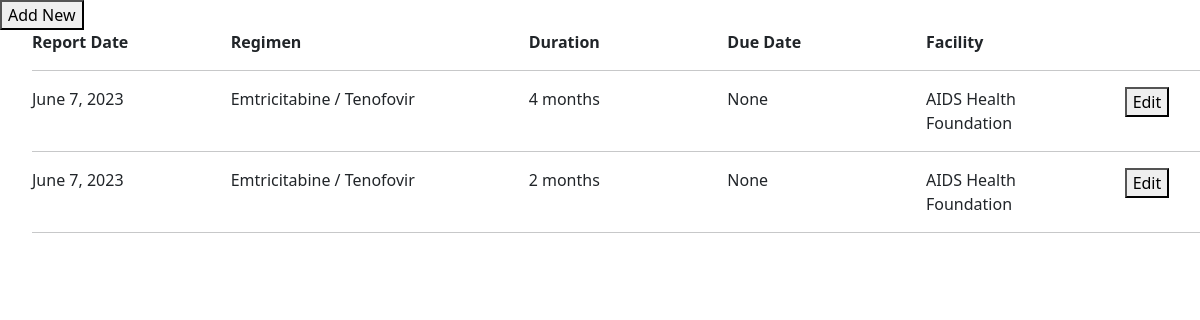
Screenshot of /client/arvmedication_list/3/ with the database file from the repository.
### prep_app/models.py (models this page shows, shortened)
class ARVMedication(TSIS2BaseModel):
    client = models.ForeignKey("Client", blank=False, null=False, on_delete=models.PROTECT)
    regimen = models.ForeignKey("Regimen", blank=False, null=False, on_delete=models.PROTECT)
    duration = models.ForeignKey("MonthDurationCode", blank=False, null=False, on_delete=models.PROTECT)
    report_date = models.DateField(blank=False, null=False)
    due_date = models.DateField(blank=True, null=True)
    notes = models.TextField(blank=True, null=True)
    facility = models.ForeignKey("Facility", on_delete=models.CASCADE,default=8)

class Regimen(TSIS2BaseModel):
    line = models.ForeignKey("RegimenLineCode", blank=False, null=False, related_name="regimen_line", on_delete=models.PROTECT)
    name = models.CharField(max_length=255, blank=False, null=False)
    def __str__(self):
        return "%s" % (self.name,)

class MonthDurationCode(models.Model):
    arv_duration = models.CharField(max_length=20, blank=False, null=False)
    def __str__(self):
        return "%s" % (self.arv_duration)

class Facility(TSIS2BaseModel):
    name = models.CharField(max_length=255, blank=False, null=False)
    code = models.CharField(max_length=255, blank=False, null=False, unique=True)
    lab_ref_code = models.CharField(max_length=255, blank=True, null=True, verbose_name='LAB reference code')
    address1 = models.CharField(max_length=255, blank=True, null=True)
    parish = models.ForeignKey("Parish", blank=False, null=False,
                               related_name='facility_parish', on_delete=models.PROTECT)
    organization = models.ForeignKey("Organization", blank=False, null=False, related_name="facility_organization", on_delete=models.PROTECT)

### prep_app/views.py (the view)
# urls.py: path('arvmedication_list/<int:client_id>/', arvmedication_list, name='arvmedication_list'),
def arvmedication_list(request, client_id):
    client = get_object_or_404(Client, pk=client_id)
    arvmedications = ARVMedication.objects.filter(client_id=client_id)
    return render(request, 'arvmedication_list.html', {'arvmedications': arvmedications, 'client_id': client_id})

### prep_app/base_model.py (called while the page is built)
    def get_queryset(self):
        if self.include_deleted:
            return TSIS2BaseQuerySet(self.model)
        return TSIS2BaseQuerySet(self.model).filter(deleted_at=None)

### prep_app/templates/arvmedication_list.html (shortened to what this page needs)
{% load widget_tweaks %}
{% load bootstrap5 %}
{% bootstrap_css %}
{% load crispy_forms_tags %}
{% block content %}
<div class="col-md-4">  <button onclick="popup2({{ client.id }})">Add New</button>  </div>
<ul>
  <b><div class="row">
    <div class="col-md-2"> Report Date </div>
    <div class="col-md-3">   Regimen</div>
    <div class="col-md-2">   Duration</div>
    <div class="col-md-2">  Due Date </div>
    <div class="col-md-2"> Facility </div>
    <div class="col-md-1">  </div>
  </div> </b>
<hr>
{% for arvmedication in arvmedications %}
<div class="row">
    <div class="col-md-2">  {{ arvmedication.report_date }}</div>
    <div class="col-md-3">  {{ arvmedication.regimen }}</div>
    <div class="col-md-2">  {{ arvmedication.duration }}</div>
    <div class="col-md-2">  {{ arvmedication.due_date }}</div>
    <div class="col-md-2">  {{ arvmedication.facility.name }}</div>
    <div class="col-md-1"> <button onclick="popup({{ arvmedication.id }})">Edit</button>  </div>
  </div>
  <hr>
{% endfor %}
</ul>
{% endblock %}

### prep_app/templates/arvmedication_list.html (style rules this page uses)
.row { margin-bottom: 5px; }

### rows the page displays
ARVMedication: report_date "June 7, 2023", regimen "Emtricitabine / Tenofovir", duration "4 months", due_date "None", facility.name "AIDS Health Foundation"
ARVMedication: report_date "June 7, 2023", regimen "Emtricitabine / Tenofovir", duration "2 months", due_date "None", facility.name "AIDS Health Foundation"
